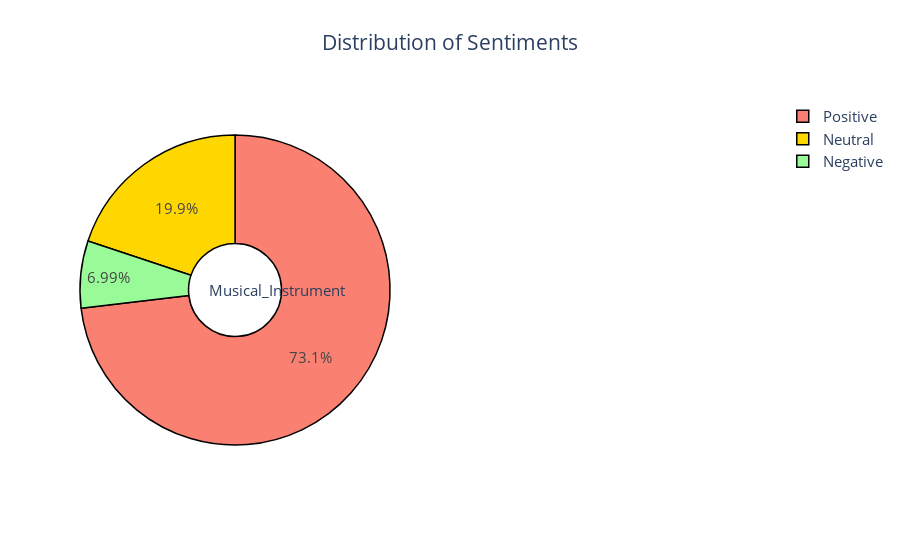

The cell this chart's notebook holds for it:
### Code cell
# # visualizing distribution of sentiments
# import plotly.graph_objects as go
# import plotly.express as px
# from plotly.subplots import make_subplots

# colors = ['salmon', 'gold', 'palegreen', 'hotpink','mediumturquoise']
# fig = make_subplots(rows=1, cols=2, specs=[[{"type": "pie"}, {"type": "pie"}]])
# fig.add_trace(go.Pie(labels=labels, values=values, name="Musical_Instrument",hole=.3),row=1,col= 1)

# fig.update_layout(
#     title_text="Distribution of Sentiments",title_x = 0.5,font=dict(size=15),
#     # Add annotations in the center of the donut pies.
#     annotations=[dict(text='Musical_Instrument', x=0.185, y=0.5, font_size=15, showarrow=False)])
# fig.update_traces(marker=dict(colors=colors, line=dict(color='black', width=1.5)))
# fig.show()

### Figure 1 — Plotly figure (JSON) as saved in the notebook; plotly's stock layout.template omitted (floating-point values rounded to 4 significant figures)
{"data": [{"domain": {"x": [0, 0.45], "y": [0, 1]}, "hole": 0.3, "labels": ["Positive", "Neutral", "Negative"], "marker": {"colors": ["salmon", "gold", "palegreen", "hotpink", "mediumturquoise"], "line": {"color": "black", "width": 1.5}}, "name": "Musical_Instrument", "type": "pie", "values": [158182, 42997, 15116]}], "layout": {"annotations": [{"font": {"size": 15}, "showarrow": false, "text": "Musical_Instrument", "x": 0.185, "y": 0.5}], "font": {"size": 15}, "title": {"text": "Distribution of Sentiments", "x": 0.5}}}
